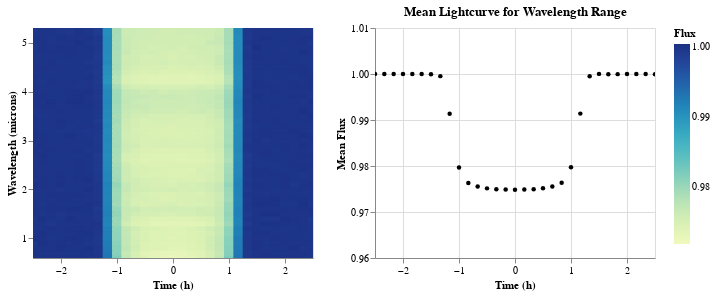

The code cell stored with this chart in its notebook:
### Code cell
alt_imshow(x,y,z,xlabel='Time (h)',ylabel='Wavelength (microns)',zlabel='Flux',ylog=False).display()

### Figure 1 — Vega-Lite specification as saved in the notebook (floating-point values rounded to 4 significant figures; data arrays with more than 128 entries replaced by an {"elided": "..."} marker saying what was removed)
{"config": {"view": {"continuousWidth": 400, "continuousHeight": 300}}, "hconcat": [{"layer": [{"mark": {"type": "rect", "clip": true, "height": 15, "width": 10}, "encoding": {"color": {"value": "#ddd"}, "tooltip": [{"field": "x", "type": "quantitative"}, {"field": "y", "type": "quantitative"}, {"field": "z", "type": "quantitative"}], "x": {"field": "x", "scale": {"zero": false}, "title": "Time (h)", "type": "quantitative"}, "y": {"field": "y", "scale": {"domain": [0.6, 5.3], "zero": false}, "title": "Wavelength (microns)", "type": "quantitative"}}, "height": 230, "selection": {"selector011": {"type": "interval", "encodings": ["y"]}}, "width": 280}, {"mark": {"type": "rect", "clip": true, "height": 15, "width": 10}, "encoding": {"color": {"field": "z", "scale": {"domain": [0.9719, 1.0], "zero": false}, "title": "Flux", "type": "quantitative"}, "tooltip": [{"field": "x", "type": "quantitative"}, {"field": "y", "type": "quantitative"}, {"field": "z", "type": "quantitative"}], "x": {"field": "x", "scale": {"zero": false}, "title": "Time (h)", "type": "quantitative"}, "y": {"field": "y", "scale": {"domain": [0.6, 5.3], "zero": false}, "title": "Wavelength (microns)", "type": "quantitative"}}, "height": 230, "transform": [{"filter": {"selection": "selector011"}}], "width": 280}]}, {"mark": {"type": "point", "clip": true, "color": "black", "filled": true, "size": 20}, "encoding": {"x": {"field": "x", "scale": {"zero": false}, "title": "Time (h)", "type": "quantitative"}, "y": {"aggregate": "mean", "field": "z", "scale": {"domain": [0.96, 1.01], "zero": false}, "title": "Mean Flux", "type": "quantitative"}}, "height": 230, "title": "Mean Lightcurve for Wavelength Range", "transform": [{"filter": {"selection": "selector011"}}], "width": 280}], "data": {"name": "data-3c341088cdab77032363db8fd3c0261a"}, "$schema": "https://vega.github.io/schema/vega-lite/v4.17.0.json", "datasets": {"data-3c341088cdab77032363db8fd3c0261a": {"elided": "1488 records"}}}
